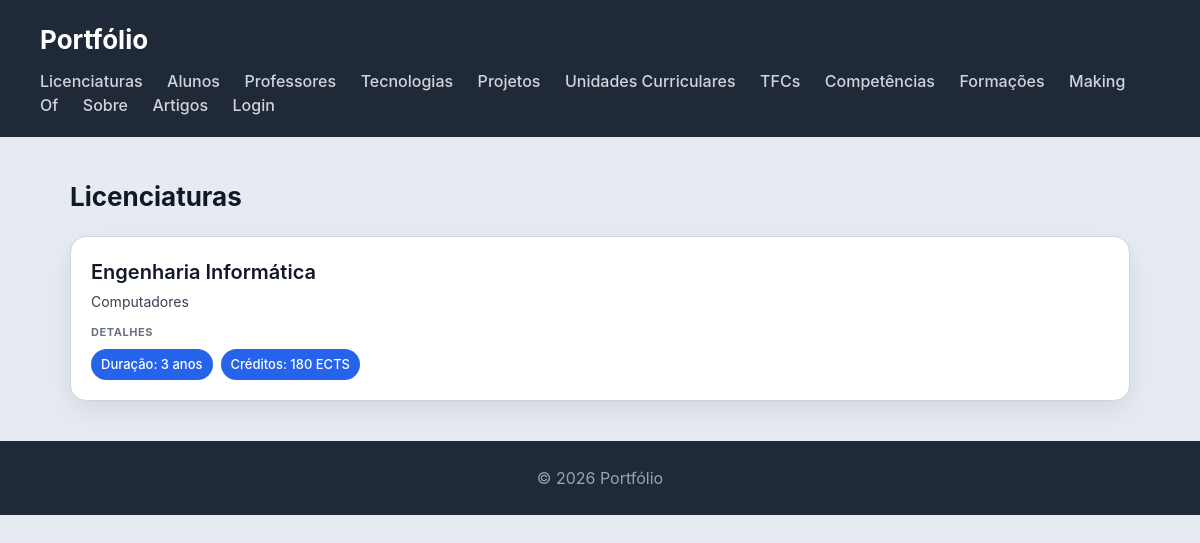
The app's page /licenciaturas/ with its own data.
### portfolio/models.py (models this page shows, shortened)
class Licenciatura(models.Model):
    nome = models.CharField(max_length=100)
    duracao = models.IntegerField()
    creditos = models.IntegerField()
    informacao = models.CharField(max_length=250)

### portfolio/views.py (the view)
# urls.py: path('licenciaturas/', views.licenciaturas_view, name='licenciaturas'),
def licenciaturas_view(request):
    licenciaturas = Licenciatura.objects.all()
    return render(request, 'portfolio/licenciaturas.html', {'licenciaturas': licenciaturas})

### portfolio/templates/portfolio/licenciaturas.html
{% extends 'portfolio/base.html' %}
{% block content %}
<h2>Licenciaturas</h2>
<section>
    {% for lic in licenciaturas %}
    <article>
        <header>
            <h3>{{ lic.nome }}</h3>
            <p>{{ lic.informacao }}</p>
        </header>
        <section>
            <h4>Detalhes</h4>
            <ul>
                <li>Duração: {{ lic.duracao }} anos</li>
                <li>Créditos: {{ lic.creditos }} ECTS</li>
            </ul>
        </section>
    </article>
    {% empty %}
    <p>Nenhuma licenciatura encontrada.</p>
    {% endfor %}
</section>
{% endblock %}

### portfolio/static/portfolio/styles.css (style rules this page uses)
* { box-sizing: border-box; margin: 0; padding: 0; }
body { font-family: "Inter", "Segoe UI", system-ui, -apple-system, sans-serif; background: #e6ebf2; color: #111827; line-height: 1.5; }
h2 { margin-bottom: 20px; font-size: 26px; }
section > article { background: white; padding: 20px; border-radius: 16px; border: 1px solid #d1d5db; box-shadow: 0 10px 25px rgba(0,0,0,0.08); transition: all 0.25s ease; margin-bottom: 20px; }
article > header { margin-bottom: 12px; }
article > header > h3 { font-size: 20px; font-weight: 600; margin-bottom: 4px; }
article > header > p { font-size: 14px; color: #374151; }
article > section { margin-top: 10px; }
article > section > h4 { font-size: 11px; text-transform: uppercase; color: #6b7280; margin-bottom: 8px; letter-spacing: 0.05em; }
article > section > ul { list-style: none; display: flex; flex-wrap: wrap; gap: 8px; }
article > section > ul > li { background: #2563eb; color: white; padding: 6px 10px; border-radius: 999px; font-size: 13px; font-weight: 500; }

### records on screen
Licenciatura: nome "Engenharia Informática", informacao "Computadores", duracao "3", creditos "180"
